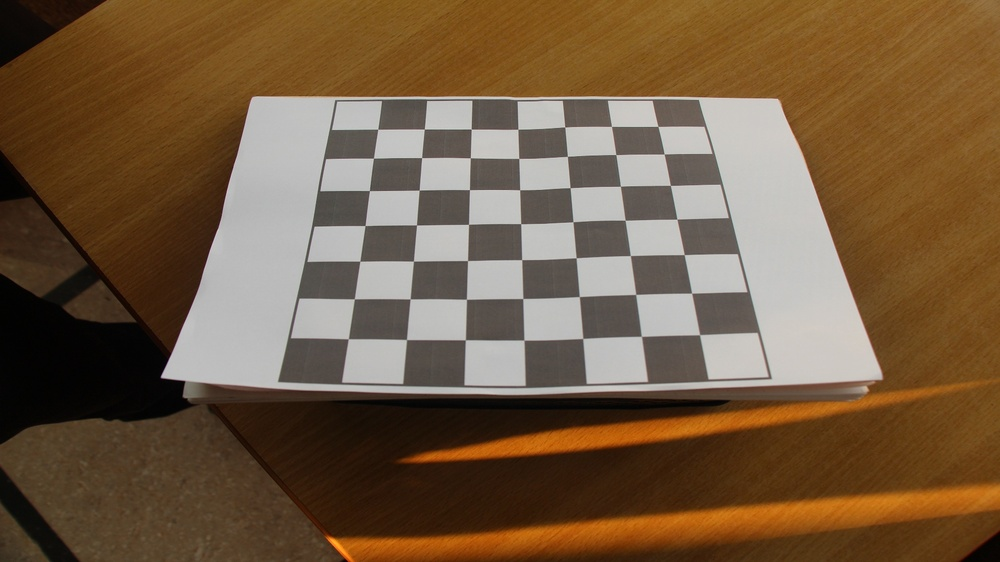
#> input picture image_for_callibration_canon/1.JPG, 1000 x 562 px, shrunk from 1920 x 1080 before the run; its folder holds only this picture in this run
$ jupyter execute calibration.ipynb
#> lines starting #> are read from the running program, lines starting #| are printed output that depends on the picture; after the words box and inside, x2 and y2 are one past the last pixel; in counts of white or black regions, pixels touching at a corner belong together; long printed decimals are rounded
[cell 1]
# Import required modules
import cv2
import numpy as np
import os
import glob
import json
from matplotlib import pyplot as plt

[cell 2]
# Define the dimensions of checkerboard
CHECKERBOARD = (7, 7)
# stop the iteration when specified
# accuracy, epsilon, is reached or
# specified number of iterations are completed.
criteria = (cv2.TERM_CRITERIA_EPS +
            cv2.TERM_CRITERIA_MAX_ITER, 30, 0.001)

[cell 3]
# Creating vector to store vectors of 3D points for each checkerboard image
objpoints = []
# Creating vector to store vectors of 2D points for each checkerboard image
imgpoints = []

# Defining the world coordinates for 3D points
objp = np.zeros((1, CHECKERBOARD[0] * CHECKERBOARD[1], 3), np.float32)
objp[0,:,:2] = np.mgrid[0:CHECKERBOARD[0], 0:CHECKERBOARD[1]].T.reshape(-1, 2)
prev_img_shape = None

[cell 4]
# Extracting path of individual image stored in a given directory
# images = glob.glob('E:/Major_project_main/camera_callibration/for_callibration_canon/*.JPG')
images = glob.glob('E:/Major_project_main/Main/image_for_callibration_canon/*.JPG')
images

[cell 5]
for fname in images:
    img = cv2.imread(fname)
#> img is the input picture: shape (562, 1000, 3); mean B, G, R 65, 90.8, 114.9
    gray = cv2.cvtColor(img,cv2.COLOR_BGR2GRAY)
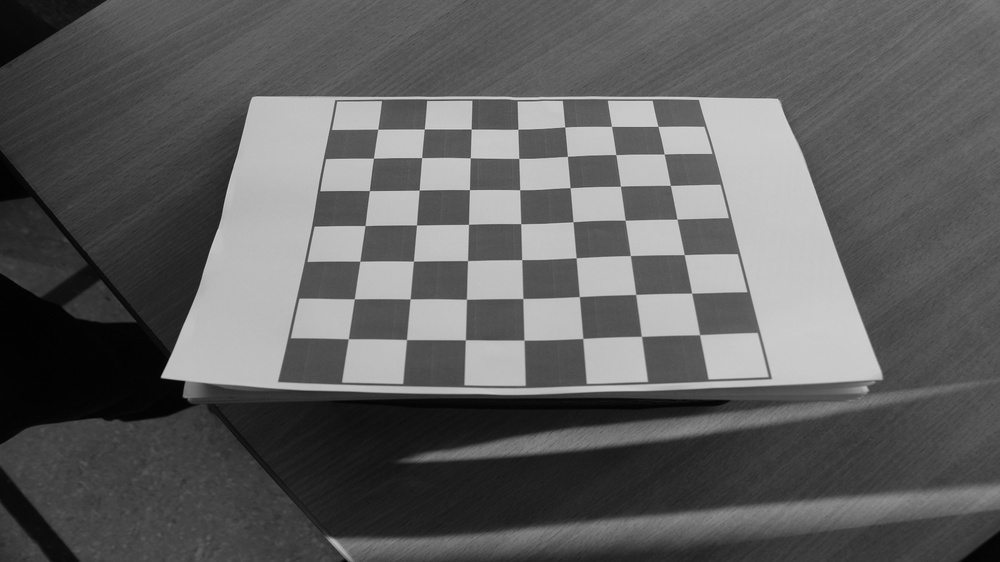
#> gray: shape (562, 1000); min 1, max 215, mean 95
    # Find the chess board corners
    # If desired number of corners are found in the image then ret = true
    ret, corners = cv2.findChessboardCorners(gray, CHECKERBOARD, cv2.CALIB_CB_ADAPTIVE_THRESH + cv2.CALIB_CB_FAST_CHECK + cv2.CALIB_CB_NORMALIZE_IMAGE)
#> ret = True; corners = 49 rows, first 8: [377.8, 129.2], [424.4, 129.1], [471.2, 129.1], [517.9, 129.3], [564.7, 127.1], [611.5, 126.4], [657.9, 126.4], [373.4, 158.2]

    """
    If desired number of corner are detected,
    we refine the pixel coordinates and display
    them on the images of checker board
    """
    if ret == True:
        objpoints.append(objp)
        # refining pixel coordinates for given 2d points.
        corners2 = cv2.cornerSubPix(gray, corners, (11,11),(-1,-1), criteria)
#> corners2 = 49 rows, first 8: [377.7, 129.2], [424.3, 129], [471.3, 129], [517.9, 129.2], [564.7, 126.9], [611.5, 126.4], [657.9, 126.4], [373.5, 158.2]

        imgpoints.append(corners2)

        # Draw and display the corners
        img = cv2.drawChessboardCorners(img, CHECKERBOARD, corners2, ret)
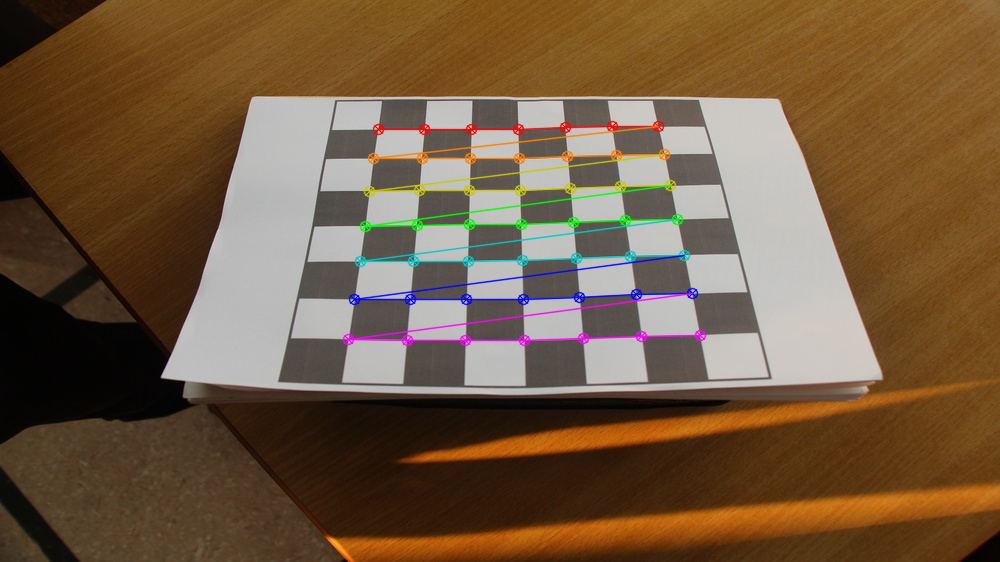
#> img: shape (562, 1000, 3); 2.84% of pixels changed, all inside (x1, y1, x2, y2) = (342, 120, 707, 347)

        plt.imshow(img)
        plt.show()

[cell 6]
h,w = img.shape[:2]

"""
Performing camera calibration by
passing the value of known 3D points (objpoints)
and corresponding pixel coordinates of the
detected corners (imgpoints)
"""
ret, mtx, dist, rvecs, tvecs = cv2.calibrateCamera(objpoints, imgpoints, gray.shape[::-1], None, None)
#> ret = 0.655; mtx = [[960.2, 0, 471.4], [0, 1095.3, 328.2], [0, 0, 1]]; dist = [[0.519, -9.35, -0.0698, -0.00145, 11.36]]; rvecs = ([-0.872, 0.0284, 0.00539],); tvecs = ([-2.01, -3.66, 21.14],)

print("Camera matrix : \n")
print(mtx)
#| [[9.60151559e+02 0.00000000e+00 4.71411541e+02]
#|  [0.00000000e+00 1.09529368e+03 3.28237318e+02]
#|  [0.00000000e+00 0.00000000e+00 1.00000000e+00]]
print("dist : \n")
print(dist)
#| [[ 5.19372146e-01 -9.35214755e+00 -6.97840541e-02 -1.45090655e-03
#|    1.13584633e+01]]
print("rvecs : \n")
print(rvecs)
#| (array([[-0.8724],
#|        [ 0.02835],
#|        [ 0.005391]]),)
print("tvecs : \n")
print(tvecs)
#| (array([[-2.006],
#|        [-3.661],
#|        [21.140 ]]),)

[cell 7]
[tvec.tolist() for tvec in tvecs]
#> Out = [[[-2.01], [-3.66], [21.14]]]

[cell 8]
# create dictionaries to store camera parameters
intrinsic_params = {
    'fx': mtx[0, 0],
    'fy': mtx[1, 1],
    'ox': mtx[0, 2],
    'oy': mtx[1, 2],
    'distortion': dist.tolist()
}
#> intrinsic_params = {'fx': 960.2, 'fy': 1095.3, 'ox': 471.4, 'oy': 328.2, 'distortion': [[0.519, -9.35, -0.0698, -0.00145, 11.36]]}

extrinsic_params = {
    'rvecs': [rvec.tolist() for rvec in rvecs],
    'tvecs': [tvec.tolist() for tvec in tvecs]
}

# combine intrinsic and extrinsic parameters into a single dictionary
camera_params = {
    'intrinsic': intrinsic_params,
    'extrinsic': extrinsic_params
}

# dump dictionary into formatted JSON file
with open('camera_params_re.json', 'w') as f:
    json.dump(camera_params, f, indent=4)

$ run again, on image_for_callibration_canon/5.JPG
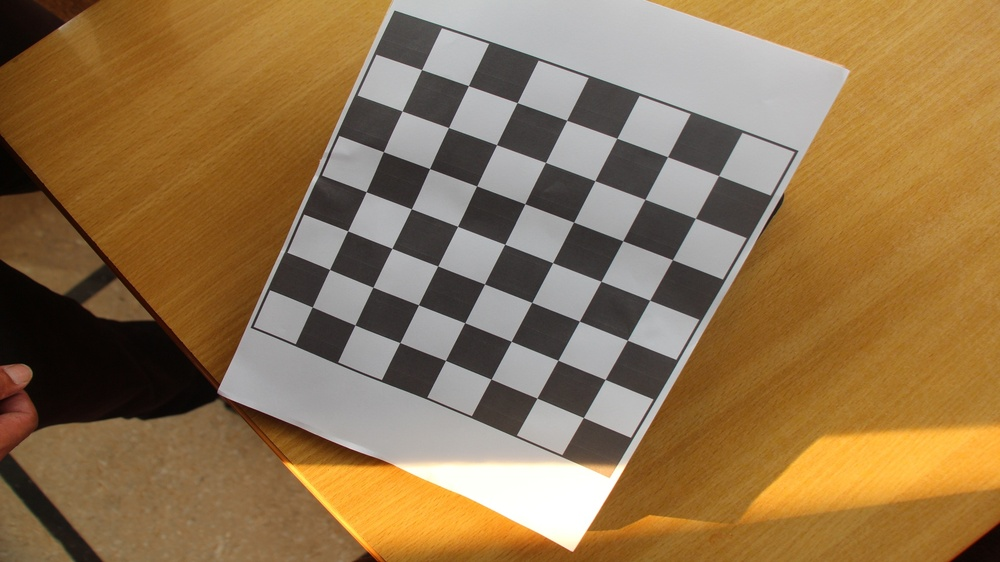
#> input picture image_for_callibration_canon/5.JPG, 1000 x 562 px, shrunk from 1920 x 1080 before the run
#> img is the input picture: shape (562, 1000, 3); mean B, G, R 78.5, 116.1, 144.7
#> `gray = cv2.cvtColor(img,cv2.COLOR_BGR2GRAY)`:
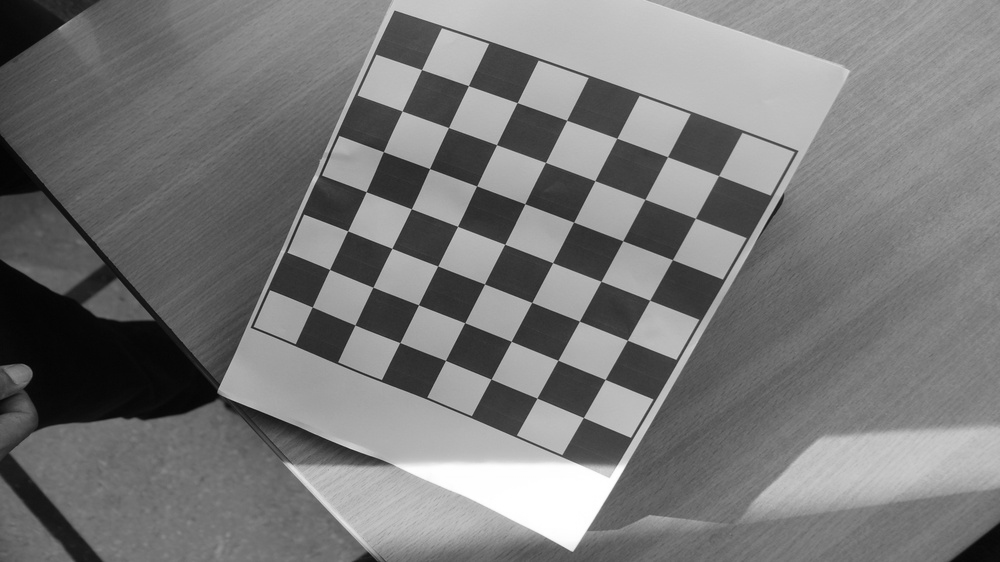
#> gray: shape (562, 1000); min 2, max 255, mean 120.4
#> `ret, corners = cv2.findChessboardCorners(gray, CHECKERBOARD, cv2.CALIB..`: ret = True; corners = 49 rows, first 8: [421.5, 69.59], [468.4, 85.64], [517.1, 102.6], [566.6, 120.4], [616.7, 138.3], [667.5, 156.7], [718.5, 175.6], [402.1, 111]
#> corners2 = 49 rows, first 8: [421.6, 69.56], [468.4, 85.64], [517.2, 102.6], [566.6, 120.3], [616.8, 138.3], [667.5, 156.7], [718.6, 175.6], [402.1, 111]
#> `img = cv2.drawChessboardCorners(img, CHECKERBOARD, corners2, ret)`:
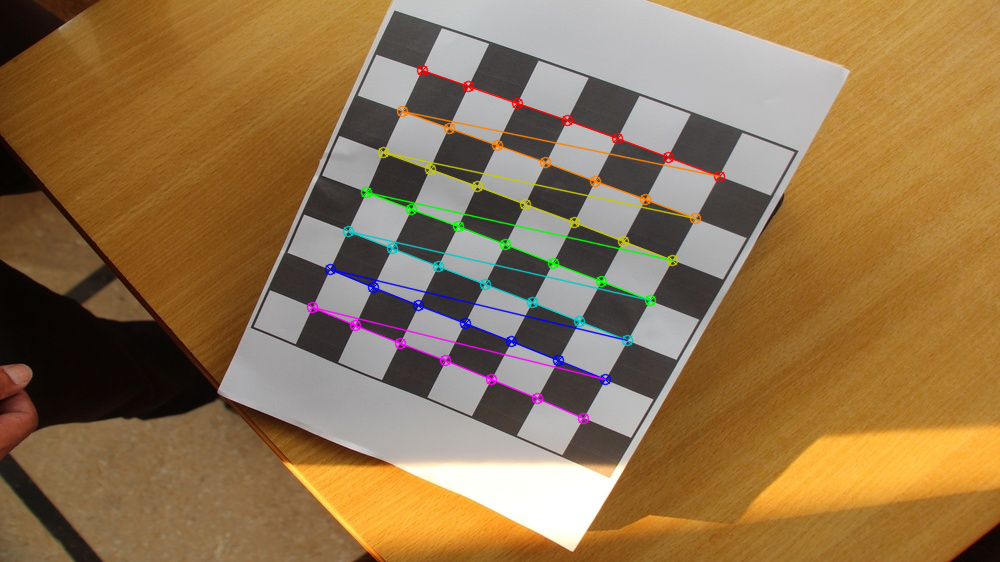
#> img: shape (562, 1000, 3); 2.74% of pixels changed, all inside (x1, y1, x2, y2) = (306, 64, 726, 425)
#> `ret, mtx, dist, rvecs, tvecs = cv2.calibrateCamera(objpoints, imgpoint..`: ret = 0.366; mtx = [[954.5, 0, 458], [0, 790.4, 341.4], [0, 0, 1]]; dist = [[-0.348, 3.16, 0.00752, -0.0195, -12.2]]; rvecs = ([0.233, 0.237, 0.423],); tvecs = ([-0.648, -6.15, 17.44],)
#| [[954.482   0.         457.997 ]
#|  [  0.         790.373 341.356]
#|  [  0.           0.           1.        ]]
#| [[-3.47889039e-01  3.15722330e+00  7.52483715e-03 -1.95334023e-02
#|   -1.21979975e+01]]
#| (array([[0.2331],
#|        [0.2371],
#|        [0.4235]]),)
#| (array([[-0.6479],
#|        [-6.151],
#|        [17.442]]),)
#> Out = [[[-0.648], [-6.15], [17.44]]]
#> intrinsic_params = {'fx': 954.5, 'fy': 790.4, 'ox': 458, 'oy': 341.4, 'distortion': [[-0.348, 3.16, 0.00752, -0.0195, -12.2]]}

$ run again, on image_for_callibration_canon/6.JPG
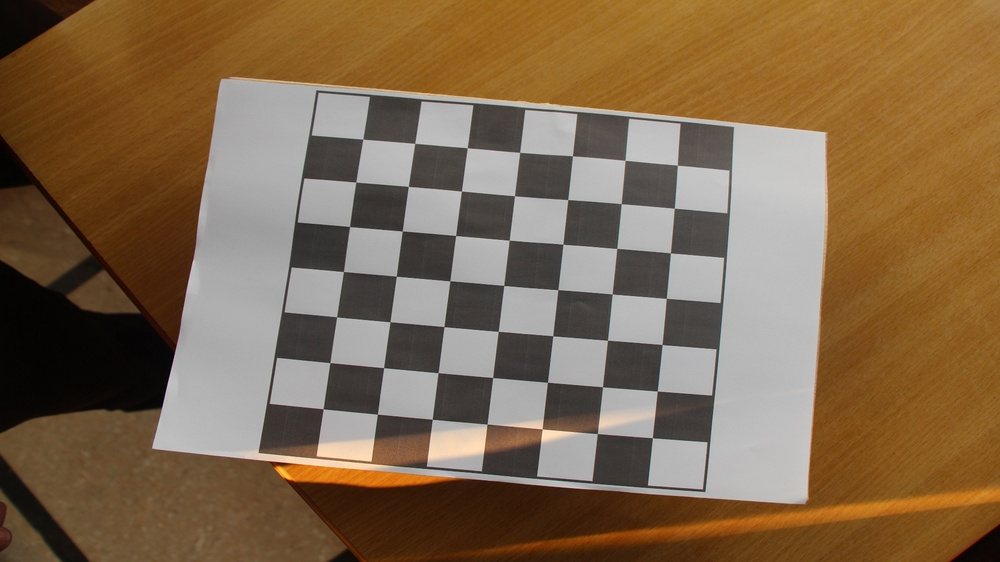
#> input picture image_for_callibration_canon/6.JPG, 1000 x 562 px, shrunk from 1920 x 1080 before the run
#> img is the input picture: shape (562, 1000, 3); mean B, G, R 76.4, 103.8, 127.9
#> `gray = cv2.cvtColor(img,cv2.COLOR_BGR2GRAY)`:
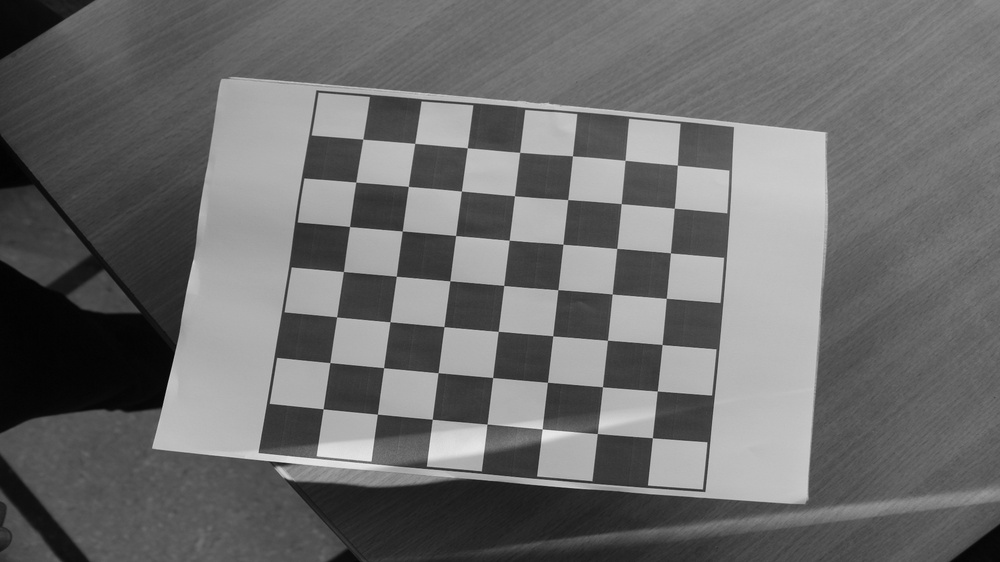
#> gray: shape (562, 1000); min 2, max 236, mean 107.9
#> `ret, corners = cv2.findChessboardCorners(gray, CHECKERBOARD, cv2.CALIB..`: ret = True; corners = 49 rows, first 8: [363, 139.1], [414.7, 143.3], [467.1, 147.9], [519.7, 152.3], [572.3, 155.9], [625.1, 160.3], [677.3, 165.1], [355.7, 182]
#> corners2 = 49 rows, first 8: [362.8, 139.2], [414.7, 143.4], [467.3, 147.7], [519.6, 152.4], [572.5, 155.8], [625.1, 160.3], [677.3, 165.2], [355.8, 182.1]
#> `img = cv2.drawChessboardCorners(img, CHECKERBOARD, corners2, ret)`:
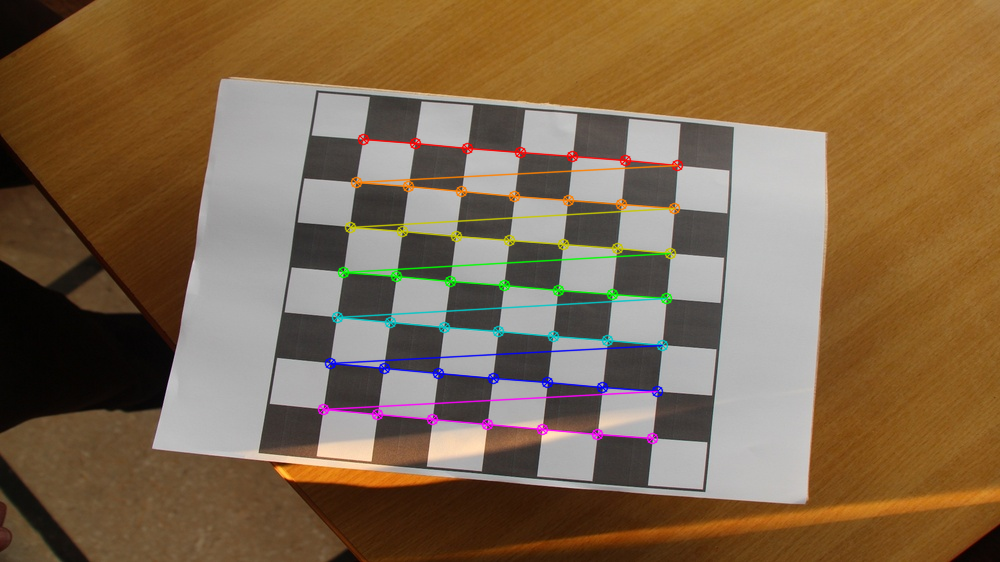
#> img: shape (562, 1000, 3); 2.95% of pixels changed, all inside (x1, y1, x2, y2) = (317, 133, 684, 445)
#> `ret, mtx, dist, rvecs, tvecs = cv2.calibrateCamera(objpoints, imgpoint..`: ret = 0.213; mtx = [[485, 0, 447.6], [0, 415.6, 437.1], [0, 0, 1]]; dist = [[-0.0231, 0.04, -0.0201, 0.00126, -0.0785]]; rvecs = ([-0.0908, 0.0165, 0.107],); tvecs = ([-1.62, -6.53, 9.39],)
#| [[485.016   0.         447.586]
#|  [  0.         415.577 437.102]
#|  [  0.           0.           1.        ]]
#| [[-0.02311  0.03997 -0.02006  0.00126 -0.07846]]
#| (array([[-0.09081],
#|        [ 0.01647],
#|        [ 0.1071]]),)
#| (array([[-1.624],
#|        [-6.530],
#|        [ 9.389]]),)
#> Out = [[[-1.62], [-6.53], [9.39]]]
#> intrinsic_params = {'fx': 485, 'fy': 415.6, 'ox': 447.6, 'oy': 437.1, 'distortion': [[-0.0231, 0.04, -0.0201, 0.00126, -0.0785]]}

$ run again, on image_for_callibration_canon/2.JPG
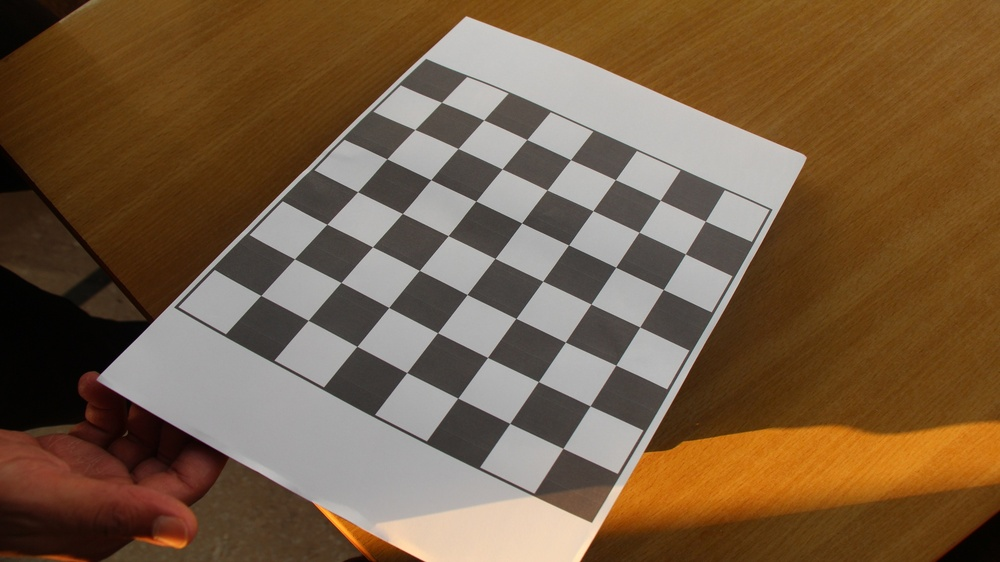
#> input picture image_for_callibration_canon/2.JPG, 1000 x 562 px, shrunk from 1920 x 1080 before the run
#> img is the input picture: shape (562, 1000, 3); mean B, G, R 66.9, 92.8, 118.1
#> `gray = cv2.cvtColor(img,cv2.COLOR_BGR2GRAY)`:
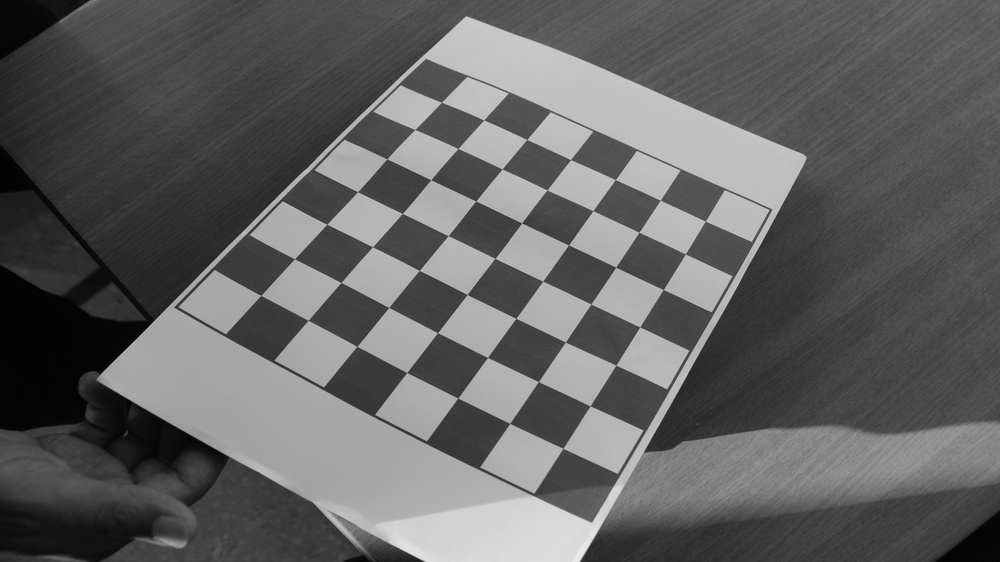
#> gray: shape (562, 1000); min 0, max 236, mean 97.4
#> `ret, corners = cv2.findChessboardCorners(gray, CHECKERBOARD, cv2.CALIB..`: ret = True; corners = 49 rows, first 8: [441.5, 102.3], [483.7, 120], [526.7, 139.5], [570.5, 159.6], [615.3, 179.6], [660.3, 200.3], [705.3, 221], [414.8, 129.5]
#> corners2 = 49 rows, first 8: [441.5, 102.3], [483.7, 119.9], [526.8, 139.5], [570.5, 159.6], [615.4, 179.6], [660.2, 200.3], [705.3, 221.2], [414.8, 129.5]
#> `img = cv2.drawChessboardCorners(img, CHECKERBOARD, corners2, ret)`:
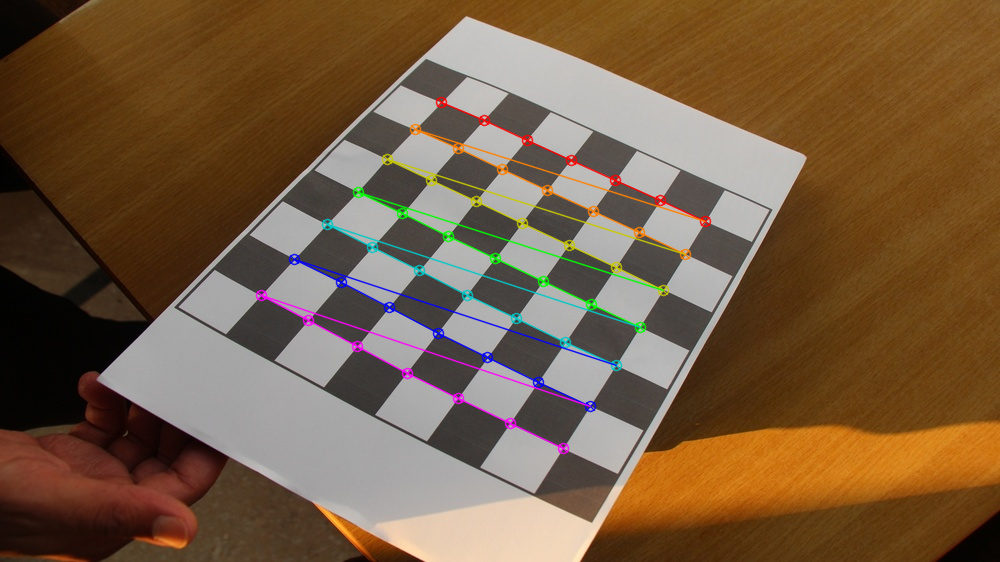
#> img: shape (562, 1000, 3); 2.75% of pixels changed, all inside (x1, y1, x2, y2) = (255, 96, 712, 455)
#> `ret, mtx, dist, rvecs, tvecs = cv2.calibrateCamera(objpoints, imgpoint..`: ret = 0.474; mtx = [[1025, 0, 613.8], [0, 983.5, 252.4], [0, 0, 1]]; dist = [[-0.776, 4.33, -0.0331, -0.0381, -13.53]]; rvecs = ([-0.658, 0.0165, 0.488],); tvecs = ([-3.52, -3.23, 21.04],)
#| [[1.02502771e+03 0.00000000e+00 6.13768004e+02]
#|  [0.00000000e+00 9.83464712e+02 2.52375352e+02]
#|  [0.00000000e+00 0.00000000e+00 1.00000000e+00]]
#| [[ -0.7763   4.333  -0.03313  -0.03809 -13.529]]
#| (array([[-0.6582],
#|        [ 0.01648],
#|        [ 0.488]]),)
#| (array([[-3.515],
#|        [-3.225],
#|        [21.042]]),)
#> Out = [[[-3.52], [-3.23], [21.04]]]
#> intrinsic_params = {'fx': 1025, 'fy': 983.5, 'ox': 613.8, 'oy': 252.4, 'distortion': [[-0.776, 4.33, -0.0331, -0.0381, -13.53]]}
